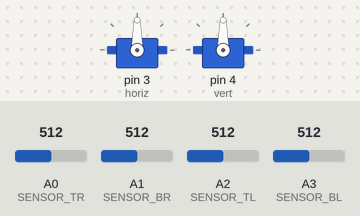
Recording of a sketch running on a simulated Arduino Uno, built with avr-gcc and run on an emulated ATmega328P. Parts: 2 × servo. The test bench sets the inputs (shaded band); at power-on: A0 (SENSOR_TR) = 512, A2 (SENSOR_TL) = 512, A1 (SENSOR_BR) = 512, A3 (SENSOR_BL) = 512.

Above: at 2.2 s.
2.3 s: A0 (SENSOR_TR) set to 705
3.8 s: A0 (SENSOR_TR) set to 729
At 3.98 s:
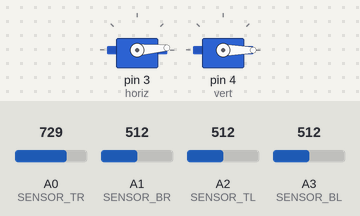
6.8 s: A2 (SENSOR_TL) set to 104
9.8 s: A2 (SENSOR_TL) set to 86
At 9.95 s:
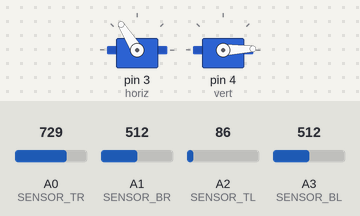
12.8 s: A1 (SENSOR_BR) set to 487
At 12.8 s:
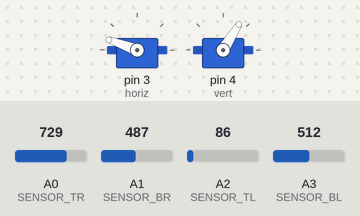
14.3 s: A3 (SENSOR_BL) set to 716
At 14.9 s:
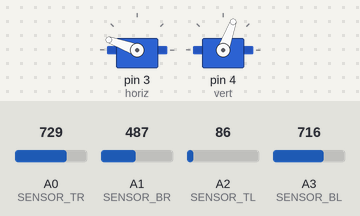
Timing chart, 0 to 19.9 s (numbered marks = the images above; inputs shaded):
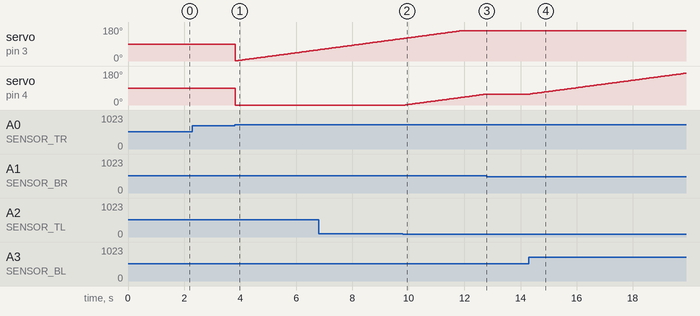

The sketch:

Solar_Tracker.ino
```cpp
#include <Servo.h>  //include the software library required to control the servo motors
#define THRESHOLD 100
#define DTIME 50
#define SENSOR_TL 2  //Top Left sensor pin
#define SENSOR_TR 0  //Top Right sensor pin
#define SENSOR_BL 3  //Bottom Left sensor pin
#define SENSOR_BR 1  //Bottom Right sensor pin

#define HORIZ_LIMIT 160 //Horizontal limit should be the full rotation of a servo
#define VERT_LIMIT 160   //The value is determined depending on the mechanical setup (the angle at which the vertical servo keeps the panel parallel to ground)

Servo horiz;        //Servo for horizontal movement
Servo vert;         //Servo for vertical movement
int horizpos;
int vertpos;

void setup() {
  Serial.begin(9600);
  horiz.attach(3);
  vert.attach(4);

  delay(1000);
}
void loop() {

   track();

}
void track(){

  int tl = analogRead(SENSOR_TL); //Read the value of the TL sensor
  int tr = analogRead(SENSOR_TR); //Read the value of the TR sensor
  int bl = analogRead(SENSOR_BL); //Read the value of the BL sensor
  int br = analogRead(SENSOR_BR); //Read the value of the BR sensor
  int average_top = (tl + tr) / 2;
  int average_bottom = (bl + br) / 2;
  int average_left = (tl + bl) / 2;
  int average_right = (tr + br) / 2;


  int dif_vert = average_top - average_bottom;
  int dif_horz = average_left - average_right;

  if ( ((-1 * THRESHOLD) <= dif_vert) && (dif_vert <= THRESHOLD) ) {
    vert.detach();
  }
  else {
    vert.attach(4);

    if (average_top > average_bottom)
    {
      vertpos = --vertpos;
      if (vertpos > VERT_LIMIT)
      {
        vert.detach();
        vertpos = VERT_LIMIT;
      }
    }
    else if (average_top < average_bottom)
    {
      vertpos = ++vertpos;
      if (vertpos < 0)
      {
        vert.detach();
        vertpos = 0;
      }
    }
    else if (average_top == average_bottom)
    {
      // nothing
    }
    vert.write(vertpos);
  }
  if ( ((-1 * THRESHOLD) <= dif_horz) && (dif_horz <= THRESHOLD) ) {
    horiz.detach();
  }
  else {
    horiz.attach(3);

    if (average_left > average_right)
    {
      horizpos = --horizpos;
      if (horizpos < 0)
      {
        horiz.detach();
        horizpos = 0;
      }
    }
    else if (average_left < average_right)
    {
      horizpos = ++horizpos;
      if (horizpos > HORIZ_LIMIT)
      {
        horiz.detach();
        horizpos = HORIZ_LIMIT;
      }
    }
    else if (average_left == average_right)
    {
      // nothing
    }
      horiz.write(horizpos);
  }

  delay(DTIME);
}
```

Measured:
- the behaviour switches between 713 and 714 on A0 (SENSOR_TR) (found by bisection; images 0 and 1)
- the behaviour switches between 95 and 94 on A2 (SENSOR_TL) (found by bisection; images 1 and 2)
- the behaviour switches between 504 and 503 on A1 (SENSOR_BR) (found by bisection; images 2 and 3)
- after the input at 2.3 s, every drawn part: stays the same
- after the input at 3.8 s, servo on pin 4 (vert): 90° → 0° at once
- after the input at 9.8 s, servo on pin 4 (vert): moves from 0° to 58° over 2.9 s, starting after 0.09 s
- after the input at 12.8 s, servo on pin 4 (vert): stays 58° (without the input it goes to 59° after 0.03 s)
- after the input at 14.3 s, servo on pin 4 (vert): moves from 58° to 168° over 5.5 s, starting at once
